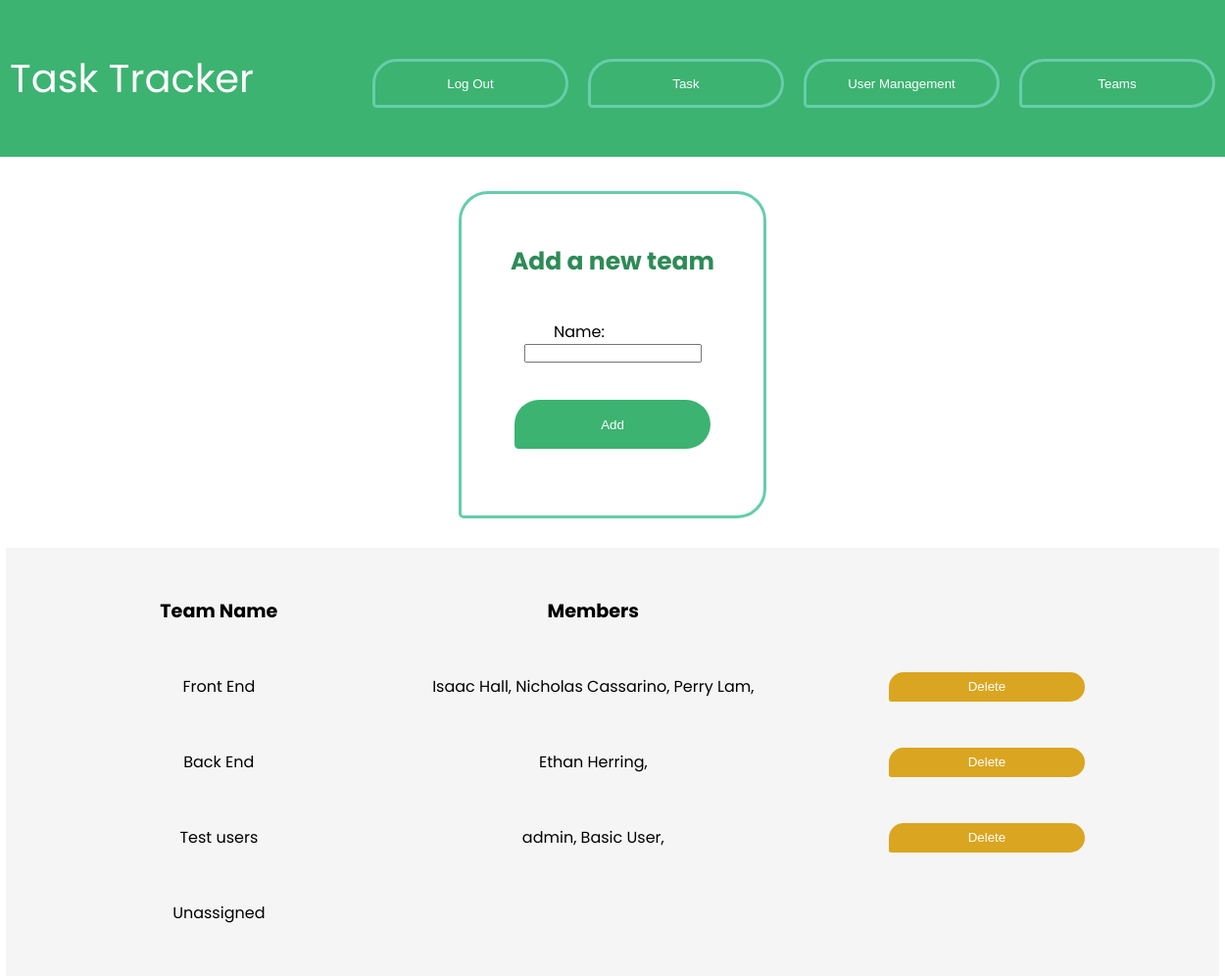
Page /viewTeam (signed in) on the committed database.
### models.py (models this page shows, shortened)
class Team(db.Model):
    id = db.Column(db.Integer, primary_key=True)
    name = db.Column(db.String(4150))

class User(db.Model):
    id = db.Column(db.Integer, primary_key=True)
    name = db.Column(db.String(4150))
    email = db.Column(db.String(4150), unique=True)
    username = db.Column(db.String(100), unique=True)
    password = db.Column(db.String(100))
    access = db.Column(db.Boolean)  # True if admin, False otherwise
    pinnedTask = db.Column(db.String(4150))
    team = db.Column(db.String(4150))

### app.py (the view)
@app.route('/viewTeam')
def view_team():
    global user
    if user == User:
        return render_template('login.html', error="Please Log In To access this page")
    else:
        user_list = User.query.all()
        team_list = Team.query.all()
        return render_template('viewTeam.html', user_list=user_list, team_list=team_list, user=user)

### templates/viewTeam.html (shortened to what this page needs)
<!DOCTYPE html>
<html lang="en">
<head>
    <link rel="stylesheet" href="{{ url_for('static',filename='main.css') }}">
</head>
<div class="index-wrapper">
    <a class="index-header" href="/">
        Task Tracker
    </a>
    <div class="top-contain">
        <a href="/logout">
            <button class="top-bar">Log Out</button>
        </a>
        <a href="/task">
            <button class="top-bar">Task</button>
        </a>
        <a href="/ViewUsers">
            <button class="top-bar">User Management</button>
        </a>
        <a href="/viewTeam">
            <button class="top-bar">Teams</button>
        </a>
    </div>
</div>
<form action="/newTeam" method="post">
    <div class="register-container">
        <h3 class="register-head">Add a new team</h3>
        <label>Name:</label>
        <input required type="text" name="name" value="{{ request.form['name'] }}">
        <br>
        <button class="submit-button" type="submit">Add</button>
        <br>
    </div>
</form>
<div class="todo">
    <table>
        <thead>
        <tr>
            <th>Team Name</th>
            <th>Members</th>
            <th></th>
        </tr>
        </thead>
        <tbody>
        {% for team in team_list %}
            <tr>
                <td>{{ team.name }}</td>
                <td>{% for user in user_list %}
                    {% if user.team == team.name %}{{ user.name }},{% endif %}{% endfor %}</td>
                {% if user.access == 1 %}
                    <td><a href="/deleteTeam/{{ team.id }}">
                        <button class="task-button">Delete</button>
                    </a>
                    </td>{% endif %}
            </tr>
        {% endfor %}
        <tr><td>Unassigned</td>
        <td></td>
        </tr>
        </tbody>
    </table>
</div>
</body>
</html>

### static/main.css (style rules this page uses)
label:not(.ex) { display: block; float: left; width: 120px; font-family: 'Poppins', sans-serif; text-align: left; }
h3 { font-weight: bold; text-align: left; font-family: 'Poppins', sans-serif; }
th { font-size: larger; height: 75px; width: 550px; font-family: 'Poppins', sans-serif; }
td { height: 75px; }
tbody { font-family: 'Poppins', sans-serif; }
td > a > button:not(.exclude) { width: 200px; height: 30px; background-color: goldenrod; border-style: none; color: white; }
a { text-decoration: none; }
.todo { text-align: center; background-color: whitesmoke; width: 95%; margin-left: auto; margin-right: auto; padding: 2%; }
.task-button { border-radius: 30px 30px 30px 5px; }
.top-bar { background-color: mediumseagreen; border-style: solid; border-color: mediumaquamarine; border-width: 3px; color: white; height: 50px; width: 200px; margin-right: 10px; margin-left: 10px; border-radius: 30px 30px 30px 5px; }
.top-contain { margin-top: 20px; display: flex; justify-content: center; }
.index-header { color: white; display: flex; justify-content: center; font-family: 'Poppins', sans-serif; font-size: 40px; padding: 10px; }
.index-wrapper { background-color: mediumseagreen; display: flex; padding: 40px; border-radius: 30px; width: 100%; justify-content: space-between; }
* { padding: 0px; margin: 0px; }
.submit-button { background-color: mediumseagreen; border-style: none; color: white; height: 50px; width: 200px; margin-top: 20px; border-radius: 30px 30px 30px 5px; }
.register-container { margin-top: 5px; display: flex; flex-direction: column; justify-content: center; align-items: center; padding: 50px; border: solid; border-color: mediumaquamarine; border-radius: 30px 30px 30px 5px; }
.register-head { font-size: 25px; margin-bottom: 40px; color: seagreen; font-family: 'Poppins', sans-serif; }

### rows in the picture
Team: name "Front End"
User: name "Isaac Hall"
User: name "Nicholas Cassarino"
User: name "Perry Lam"
Team: name "Back End"
User: name "Ethan Herring"
Team: name "Test users"
User: name "admin"
User: name "Basic User"
